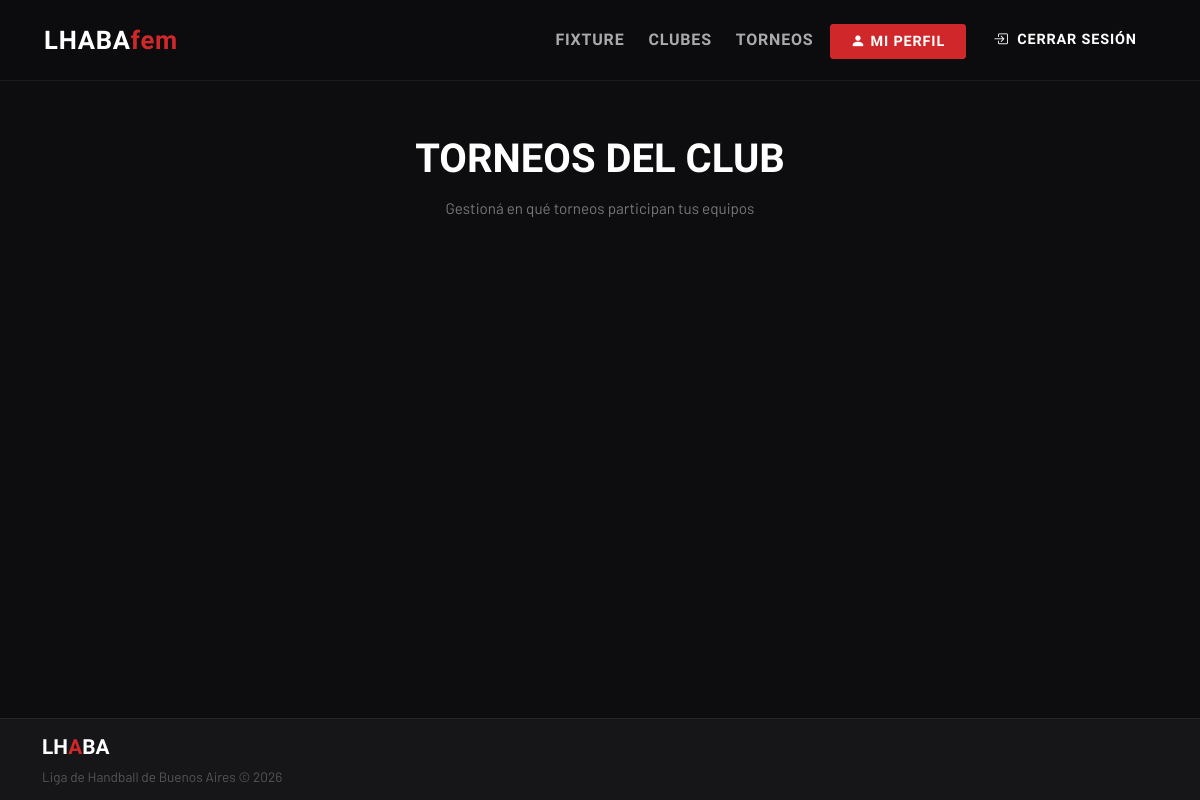
The app's page /perfil_coordinador/CPBCRA/mis_torneos/ (signed in), older data.
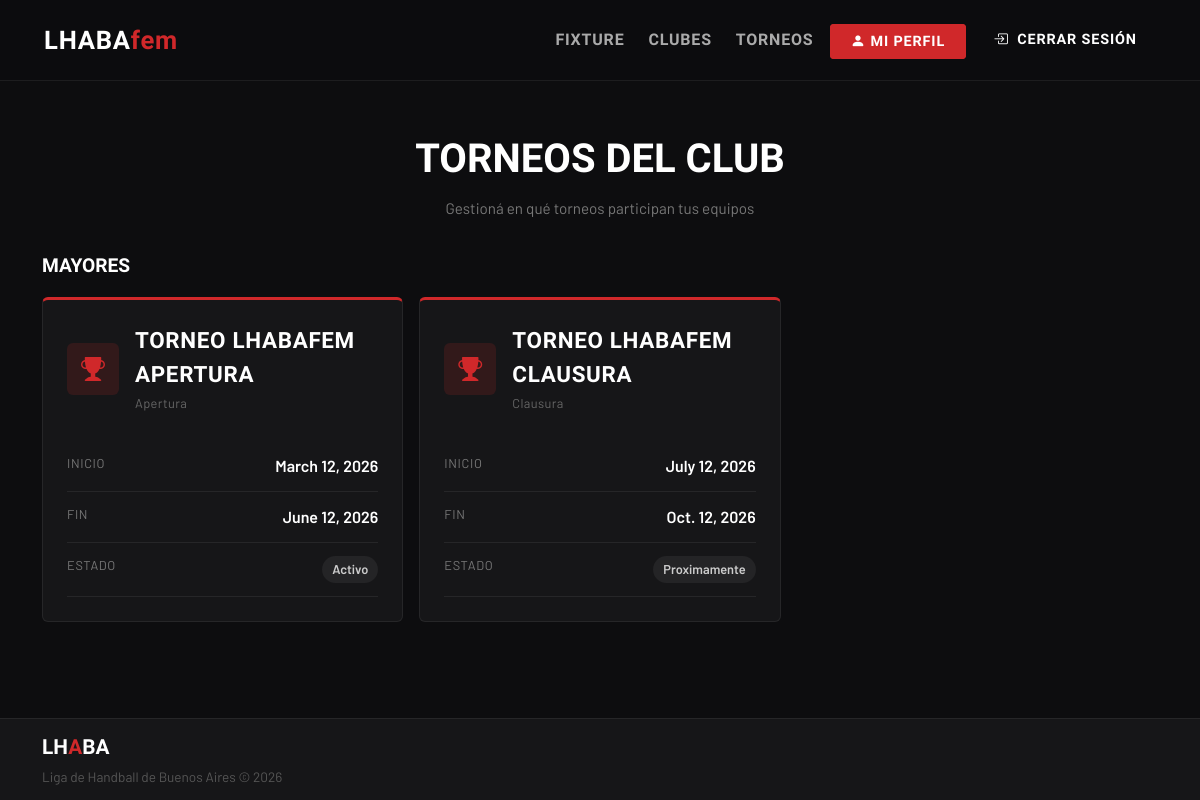
The same page, newer data.
### clubes/models.py (models this page shows, shortened)
class Categoria(models.Model):
    id_categoria = models.AutoField(primary_key=True)
    nombre_categoria = models.CharField(max_length=30)

### torneos/models.py (models this page shows, shortened)
class Torneo(models.Model):
    id = models.AutoField(primary_key=True)
    torneo_id = models.CharField(max_length=20, unique=True, blank=True)
    temporada = models.CharField()
    nombre = models.CharField()
    fecha_inicio = models.DateField()
    fecha_fin = models.DateField()
    categoria = models.ForeignKey(
        Categoria,
        on_delete=models.CASCADE
    )
    estado = models.CharField(default='Inactivo')

### torneos/views.py (the view)
# urls.py: path("perfil_coordinador/<nombre_siglas>/mis_torneos/",mis_torneos,name="mis_torneos"),
@login_required
def mis_torneos(request, nombre_siglas):
    club = get_object_or_404(
        ClubesRegistrados,
        nombre_siglas=nombre_siglas
    )
    if not es_coordinador(club, request.user):
        return redirect("home")
    club = request.user.club
    participaciones = ParticipacionTorneo.objects.filter(
        club=club
    ).select_related("torneo", "categoria")
    categorias_club = PersonaRol.objects.filter(
        club=club
    ).values_list("categoria", flat=True).distinct()
    torneos_disponibles = Torneo.objects.filter(
        categoria__in=categorias_club
    ).exclude(
        participaciontorneo__club=club
    ).select_related("categoria")
    categorias = Categoria.objects.filter(
        id_categoria__in=categorias_club
    )
    contexto = {
        "club": club,
        "participaciones": participaciones,
        "torneos_disponibles": torneos_disponibles,
        "categorias": categorias
    }
    return render(
        request,
        "torneos/torneos_administrar.html",
        contexto
    )

### accounts/views.py (called while the page is built)
def es_coordinador(club, user):
    if club.coordinador_deportivo == user:
        return True
    return

### torneos/templates/torneos/torneos_administrar.html (shortened to what this page needs)
{% extends 'index.html' %}
{% block princ_content %}
<div class="container-xl">
  <div class="page-header">
    <div class="page-title">Torneos del club</div>
    <div class="page-subtitle">
      Gestioná en qué torneos participan tus equipos
    </div>
  </div>
  <div class="row g-4">
    {% for cat in categorias %}
      <div class="col-12">
        <div class="section-title-small mb-3">
          {{ cat.nombre_categoria }}
        </div>
        <div class="row g-3">
          {% for torneo in torneos_disponibles %}
            {% if torneo.categoria.id_categoria == cat.id_categoria %}
              <div class="col-md-6 col-lg-4">
                <a href="#"
                   class="torneo-card-link">
                  <div class="division-card division-lhaba h-100">
                    <div class="division-header">
                      <div class="division-icon lhaba">
                        <i class="bi bi-trophy-fill"></i>
                      </div>
                      <div>
                        <div class="division-name">
                          {{ torneo.nombre }}
                        </div>
                        <div class="division-torneo">
                          {{ torneo.temporada }}
                        </div>
                      </div>
                    </div>
                    <div class="detail-row">
                      <div class="detail-label">Inicio</div>
                      <div class="detail-value">
                        {{ torneo.fecha_inicio }}
                      </div>
                    </div>
                    <div class="detail-row">
                      <div class="detail-label">Fin</div>
                      <div class="detail-value">
                        {{ torneo.fecha_fin }}
                      </div>
                    </div>
                    <div class="detail-row">
                      <div class="detail-label">Estado</div>
                      <div class="detail-value">
                        <span class="status-badge">
                          {{ torneo.estado }}
                        </span>
                      </div>
                    </div>
                  </div>
                </a>
              </div>
            {% endif %}
          {% empty %}
            <div class="col-12">
              <div class="empty-club">
                No hay torneos disponibles para esta categoría.
              </div>
            </div>
          {% endfor %}
        </div>
      </div>
    {% endfor %}
  </div>
</div>
{% endblock %}

Row changes from the older to the newer data that the page shows:
now on this page (row unchanged): Categoria: nombre_categoria "MAYORES"
added Torneo: nombre "TORNEO LHABAFEM APERTURA", temporada "Apertura", fecha_inicio "March 12, 2026", fecha_fin "June 12, 2026", estado "Activo"
added Torneo: nombre "TORNEO LHABAFEM CLAUSURA", temporada "Clausura", fecha_inicio "July 12, 2026", fecha_fin "Oct. 12, 2026", estado "Proximamente"
